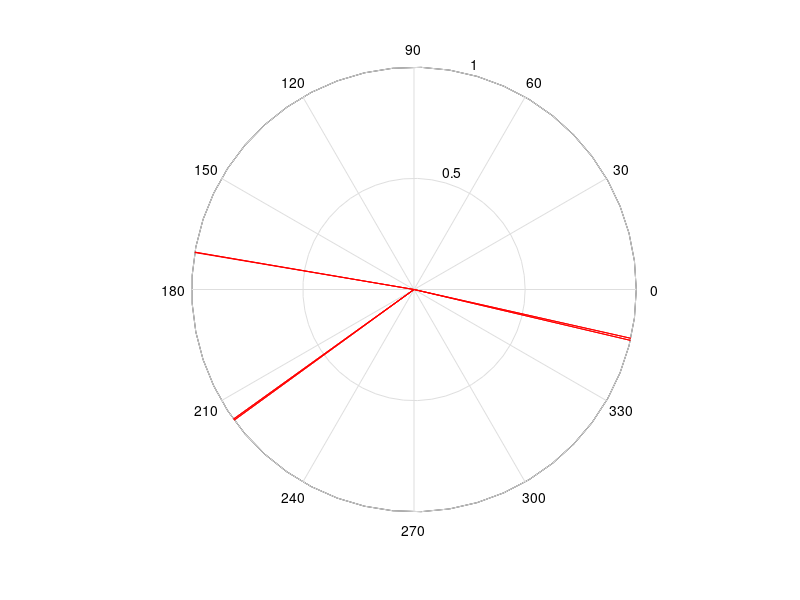

MATLAB code for this plot:

% This is used while debugging the color sorting
% heuristics.
% I uncomment a line in find.c++ to output the hues, converted
% into radians, and with zeros between them.
% Then I feed those numbers into Octave like this
c4=[2.97465, 0, 3.76425, 0, 3.76991, 0, 2.97269, 0, 6.05231, 0, 6.06183, 0]
polar(c4, c4>0, 'r'); set(gca, "linewidth", 0.01)
% ... which creates one red line per marker, from plot's center out to marker's hue
% along a unit circle
